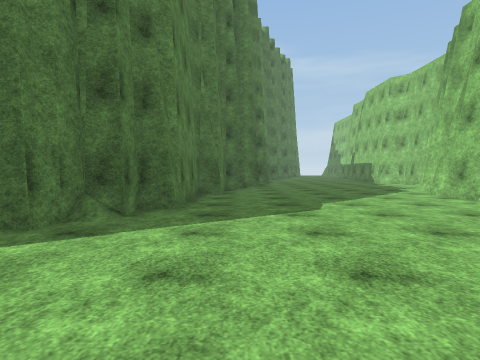
View 1 (above)

17 first-person views from a walk through a Unity game level. The camera is 1.3 m above the floor, tilts 2° down and sees 75° across. The floor is counted in squares, 2 m on a side. Each view is taken from the middle of a square. On the plan, view 1 faces up. The plan holds only what a view shows up to about 10 squares ahead; the rest is blank. The place goes on beyond the plan. Surface patterns are stand-ins for the level's own textures.

View 2
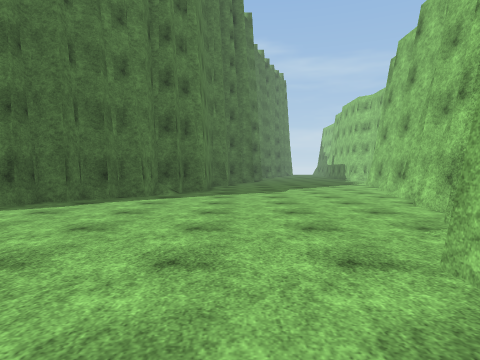

View 3
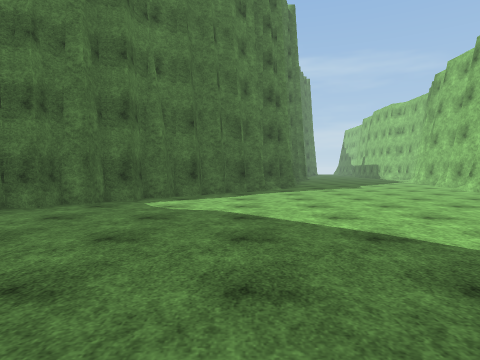

View 4
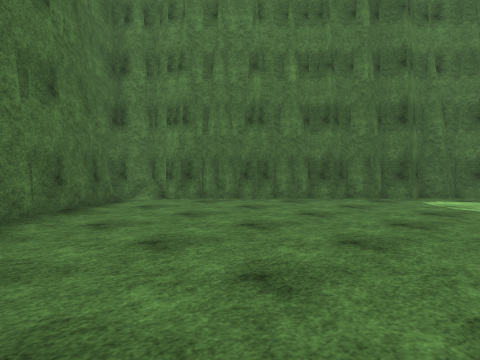

View 5
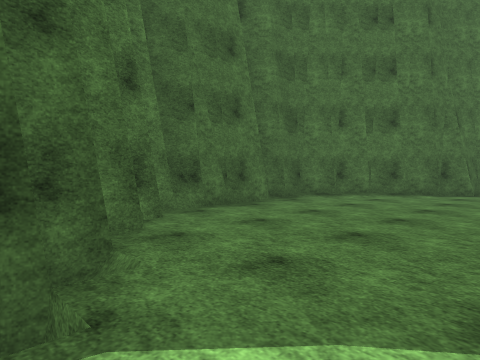

View 6
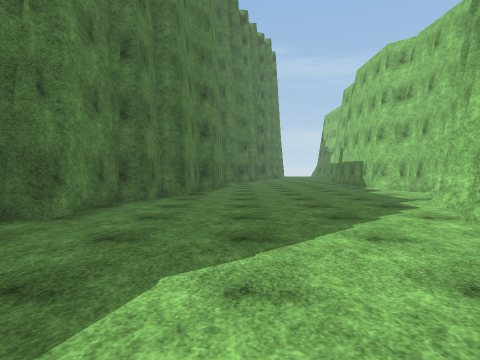

View 7
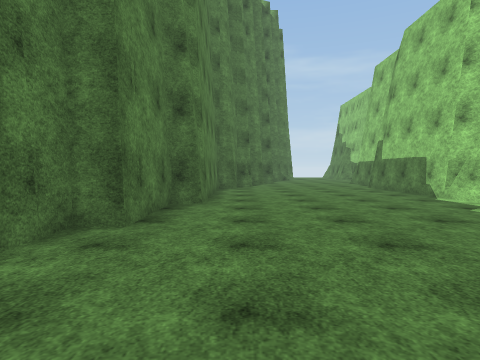

View 8
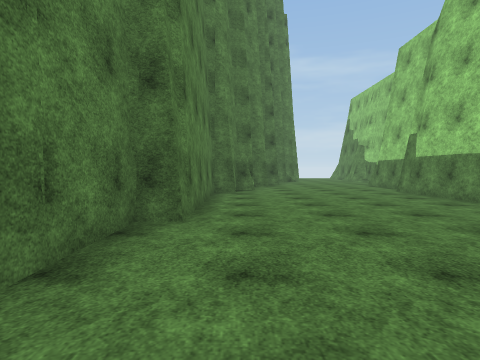

View 9
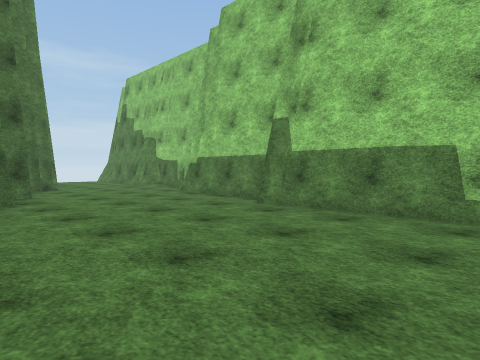

View 10
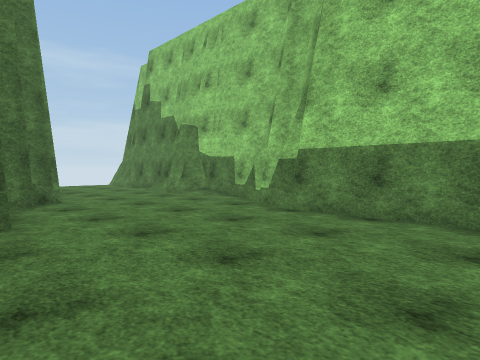

View 11
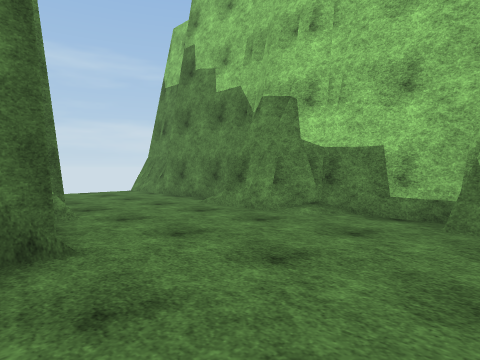

View 12
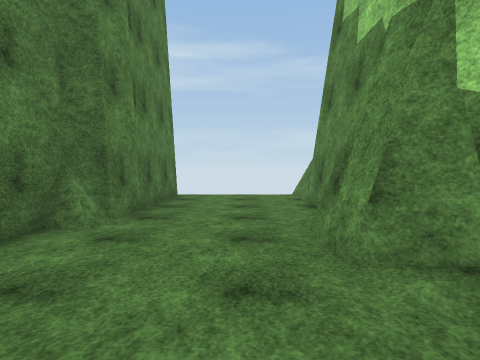

View 13
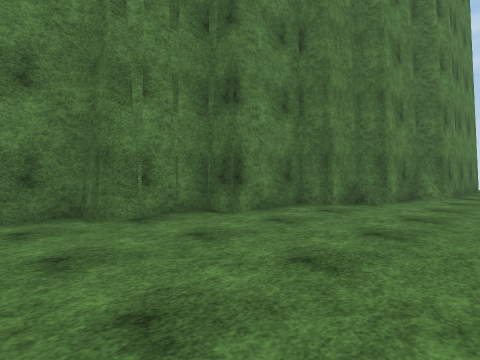

View 14
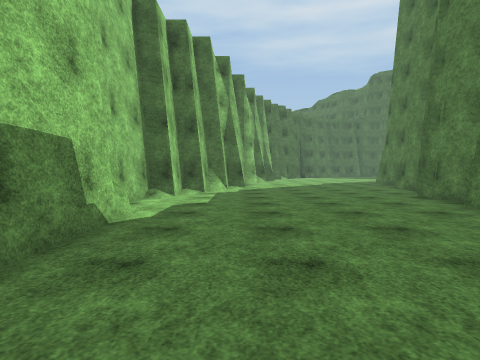

View 15
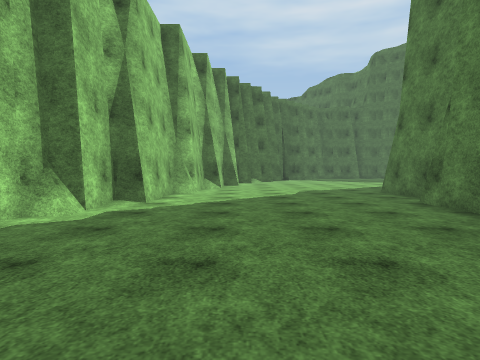

View 16
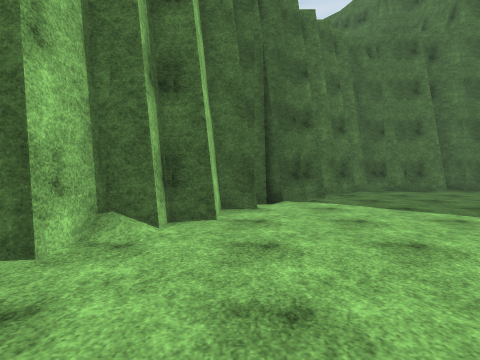

View 17
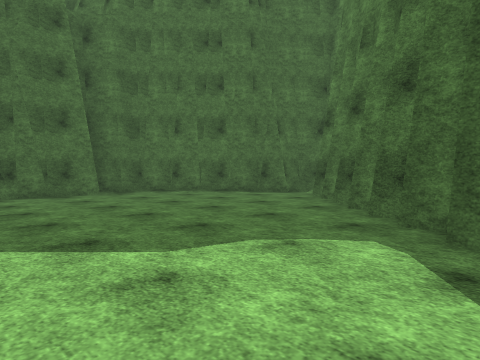

### Floor plan
Key: @ floor where view 1 was taken; # wall or solid block; . floor; / step, stairs or slope.
Columns run from 10 left of view 1 to 9 right of it. Each row starts with its distance up from view 1.
 32                #   #
 31                #...#
 30                #...#
 29                #...#
 28               ##...#
 27               #...##
 26               #...##
 25              ##....#
 24              #.....#
 23              #....##
 22             ##....#
 21             #.....#
 20             #.....#
 19            ##....##
 18            #.....#
 17            #.....#
 16            #.....#
 15            #.....#
 14           ##.....##
 13           #.......#
 12           #......##
 11          ##......#
 10          #......##
  9          #......#
  8          #.....##
  7          #.....#
  6         ##.....#
  5        ##......#
  4        #/......#
  3       ##......##
  2      ##.......#
  1     ##.......##
  0    ##.....@..#
 -1   ##......../#
 -2  ##.........##
 -3 ##.........##
 -4 #..........#
 -5 ##....... ##
 -6  ##......#
 -7   ##....##
 -8    ######

Where each view was taken, in squares from view 1:
view 1: 0 up, 0 right, facing up
view 2: 4 down, 0 right, facing up
view 3: 6 down, 3 left, facing up
view 4: 7 down, 3 left, facing up-left
view 5: 3 down, 0 right, facing down-left
view 6: 4 up, 2 right, facing up
view 7: 8 up, 2 right, facing up
view 8: 10 up, 2 right, facing up
view 9: 15 up, 2 right, facing up-right
view 10: 19 up, 3 right, facing up-right
view 11: 23 up, 4 right, facing up-right
view 12: 24 up, 7 right, facing up
view 13: 20 up, 7 right, facing up-left
view 14: 19 up, 5 right, facing down
view 15: 14 up, 3 right, facing down
view 16: 2 up, 1 right, facing down
view 17: 1 up, 2 left, facing down-left
